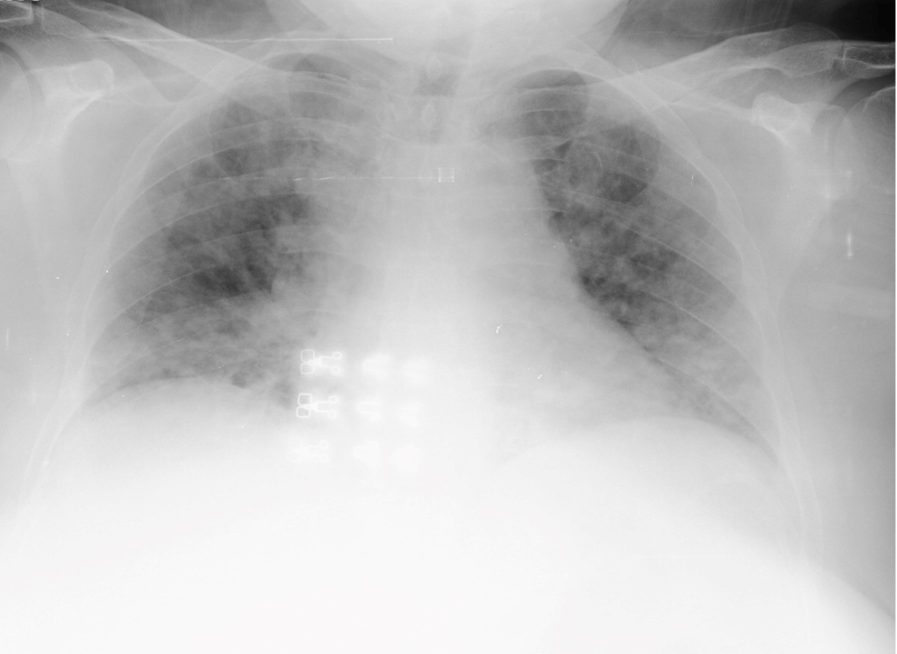
#> input picture images/preprocessed/covid19/01E392EE-69F9-4E33-BFCE-E5C968654078.jpeg, 1793 x 1307 px (shown at 1/2 size); its folder holds 4 pictures in this run
$ python preprocessing.py
#> lines starting #> are read from the running program, lines starting #| are printed output that depends on the picture
from PIL import Image
import glob
import os
from random import randrange

# Resize the image to a set pixel width and height
def resizeIm(im):
    w, h = im.size
    #print('Original Sizes are w = {}, h = {}'.format(w, h))
    if w == 224 and h == 224:
        return im
    else:
        return im.resize((224, 224))

# Introduce Random Flip to the images in order to augment the data
def randomFlip(im):
    num = randrange(0, 1)
    if num == 0:
        return im
    else:
        return im.transpose(Image.FLIP_LEFT_RIGHT)


def main():
    covidPath = '../images/preprocessed/covid19'
    normalPath = '../images/preprocessed/normal'
    pneumoniaPath = '../images/preprocessed/pneumonia'

    allPaths = [covidPath, normalPath, pneumoniaPath]

    newCovidPath = '../images/gray/processed/covid19/'
    newNormalPath = '../images/gray/processed/normal/'
    newPneumoniaPath = '../images/gray/processed/pneumonia/'

    newPaths = [newCovidPath, newNormalPath, newPneumoniaPath]

    types = ['covid19', 'normal', 'pneumonia']

    # numInputImages = 150 # Number of Images desired for the input
    print('-----------INITIATING RESIZING AND RANDOM FLIPS-----------')
    for i in range(len(allPaths)):
        path = allPaths[i]
        print('Working on {} Image Set'.format(types[i]))
        count = 1
        for filename in os.listdir(path):
            fullname = path + '/' + filename
            if fullname.endswith('.png') or filename.endswith('.jpeg'):
                img = Image.open(fullname)
#> img is the input picture: PIL image 1793x1307 RGB; mean R, G, B 192, 191.9, 191.9
                resized = resizeIm(img)
#> in resizeIm, `return im.resize((224, 224))`:
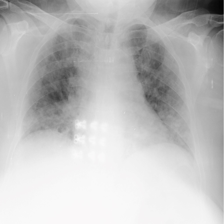
#> returned value: PIL image 224x224 RGB; mean R, G, B 191.9, 191.9, 191.9
                flipped = randomFlip(resized)
                newPath = newPaths[i]
                # gray = flipped.convert('LA')
                final_im = flipped.convert('L')
                newName = newPath + types[i] + '-processed-' + str(count) + '.jpeg'
                final_im.save(newName)
            count += 1
        print('Finished {} Image Set: {} Images Processed'.format(types[i], count - 1))
        print('........')

    print('-----------FINISHED RESIZING AND RANDOM FLIPS-----------')


if __name__ == "__main__":
#> (the run stopped early here; a loop or call above may not have finished)
